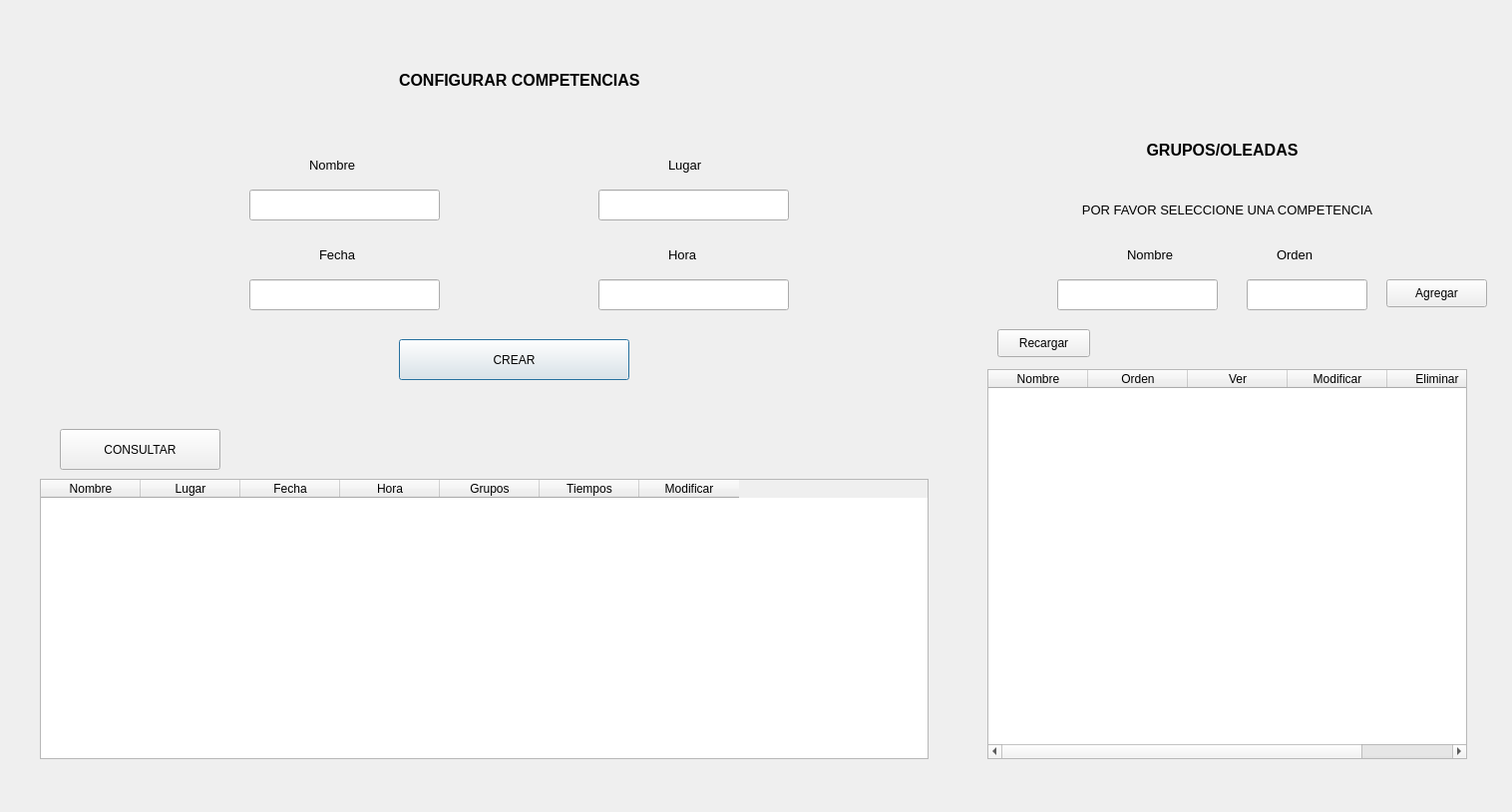
<?xml version="1.0" encoding="UTF-8"?>
<ui version="4.0">
 <class>CompetencesView</class>
 <widget class="QDialog" name="CompetencesView">
  <property name="geometry">
   <rect>
    <x>0</x>
    <y>0</y>
    <width>1516</width>
    <height>814</height>
   </rect>
  </property>
  <property name="windowTitle">
   <string>Dialog</string>
  </property>
  <widget class="QLabel" name="label">
   <property name="geometry">
    <rect>
     <x>400</x>
     <y>60</y>
     <width>311</width>
     <height>41</height>
    </rect>
   </property>
   <property name="font">
    <font>
     <family>MS Sans Serif</family>
     <pointsize>12</pointsize>
     <weight>75</weight>
     <bold>true</bold>
    </font>
   </property>
   <property name="text">
    <string>CONFIGURAR COMPETENCIAS</string>
   </property>
  </widget>
  <widget class="QLabel" name="label_2">
   <property name="geometry">
    <rect>
     <x>310</x>
     <y>150</y>
     <width>81</width>
     <height>31</height>
    </rect>
   </property>
   <property name="font">
    <font>
     <pointsize>10</pointsize>
    </font>
   </property>
   <property name="text">
    <string>Nombre</string>
   </property>
  </widget>
  <widget class="QLabel" name="label_3">
   <property name="geometry">
    <rect>
     <x>670</x>
     <y>150</y>
     <width>81</width>
     <height>31</height>
    </rect>
   </property>
   <property name="font">
    <font>
     <pointsize>10</pointsize>
    </font>
   </property>
   <property name="text">
    <string>Lugar</string>
   </property>
  </widget>
  <widget class="QLineEdit" name="ed_name">
   <property name="geometry">
    <rect>
     <x>250</x>
     <y>190</y>
     <width>191</width>
     <height>31</height>
    </rect>
   </property>
  </widget>
  <widget class="QLineEdit" name="ed_place">
   <property name="geometry">
    <rect>
     <x>600</x>
     <y>190</y>
     <width>191</width>
     <height>31</height>
    </rect>
   </property>
  </widget>
  <widget class="QLabel" name="lb_name_error">
   <property name="geometry">
    <rect>
     <x>250</x>
     <y>220</y>
     <width>191</width>
     <height>20</height>
    </rect>
   </property>
   <property name="styleSheet">
    <string notr="true">color:rgb(255, 0, 0)</string>
   </property>
   <property name="text">
    <string/>
   </property>
   <property name="alignment">
    <set>Qt::AlignCenter</set>
   </property>
  </widget>
  <widget class="QLabel" name="lb_place_error">
   <property name="geometry">
    <rect>
     <x>600</x>
     <y>220</y>
     <width>191</width>
     <height>20</height>
    </rect>
   </property>
   <property name="styleSheet">
    <string notr="true">color:rgb(255, 0, 0)</string>
   </property>
   <property name="text">
    <string/>
   </property>
   <property name="alignment">
    <set>Qt::AlignCenter</set>
   </property>
  </widget>
  <widget class="QLineEdit" name="ed_date">
   <property name="geometry">
    <rect>
     <x>250</x>
     <y>280</y>
     <width>191</width>
     <height>31</height>
    </rect>
   </property>
  </widget>
  <widget class="QLabel" name="lb_date_error">
   <property name="geometry">
    <rect>
     <x>180</x>
     <y>310</y>
     <width>351</width>
     <height>20</height>
    </rect>
   </property>
   <property name="styleSheet">
    <string notr="true">color:rgb(255, 0, 0)</string>
   </property>
   <property name="text">
    <string/>
   </property>
   <property name="alignment">
    <set>Qt::AlignCenter</set>
   </property>
  </widget>
  <widget class="QLabel" name="label_4">
   <property name="geometry">
    <rect>
     <x>320</x>
     <y>240</y>
     <width>81</width>
     <height>31</height>
    </rect>
   </property>
   <property name="font">
    <font>
     <pointsize>10</pointsize>
    </font>
   </property>
   <property name="text">
    <string>Fecha</string>
   </property>
  </widget>
  <widget class="QLabel" name="label_5">
   <property name="geometry">
    <rect>
     <x>670</x>
     <y>240</y>
     <width>81</width>
     <height>31</height>
    </rect>
   </property>
   <property name="font">
    <font>
     <pointsize>10</pointsize>
    </font>
   </property>
   <property name="text">
    <string>Hora</string>
   </property>
  </widget>
  <widget class="QLineEdit" name="ed_time">
   <property name="geometry">
    <rect>
     <x>600</x>
     <y>280</y>
     <width>191</width>
     <height>31</height>
    </rect>
   </property>
  </widget>
  <widget class="QLabel" name="lb_time_error">
   <property name="geometry">
    <rect>
     <x>600</x>
     <y>310</y>
     <width>191</width>
     <height>20</height>
    </rect>
   </property>
   <property name="styleSheet">
    <string notr="true">color:rgb(255, 0, 0)</string>
   </property>
   <property name="text">
    <string/>
   </property>
   <property name="alignment">
    <set>Qt::AlignCenter</set>
   </property>
  </widget>
  <widget class="QPushButton" name="btn_create_competition">
   <property name="geometry">
    <rect>
     <x>400</x>
     <y>340</y>
     <width>231</width>
     <height>41</height>
    </rect>
   </property>
   <property name="text">
    <string>CREAR</string>
   </property>
  </widget>
  <widget class="QTableWidget" name="competences_table">
   <property name="geometry">
    <rect>
     <x>40</x>
     <y>480</y>
     <width>891</width>
     <height>281</height>
    </rect>
   </property>
   <column>
    <property name="text">
     <string>Nombre</string>
    </property>
   </column>
   <column>
    <property name="text">
     <string>Lugar</string>
    </property>
   </column>
   <column>
    <property name="text">
     <string>Fecha</string>
    </property>
   </column>
   <column>
    <property name="text">
     <string>Hora</string>
    </property>
   </column>
   <column>
    <property name="text">
     <string>Grupos</string>
    </property>
   </column>
   <column>
    <property name="text">
     <string>Tiempos</string>
    </property>
   </column>
   <column>
    <property name="text">
     <string>Modificar</string>
    </property>
   </column>
  </widget>
  <widget class="QPushButton" name="btn_get_all_competitions">
   <property name="geometry">
    <rect>
     <x>60</x>
     <y>430</y>
     <width>161</width>
     <height>41</height>
    </rect>
   </property>
   <property name="text">
    <string>CONSULTAR</string>
   </property>
  </widget>
  <widget class="QLabel" name="label_7">
   <property name="geometry">
    <rect>
     <x>1070</x>
     <y>130</y>
     <width>311</width>
     <height>41</height>
    </rect>
   </property>
   <property name="font">
    <font>
     <family>MS Sans Serif</family>
     <pointsize>12</pointsize>
     <weight>75</weight>
     <bold>true</bold>
    </font>
   </property>
   <property name="text">
    <string>GRUPOS/OLEADAS</string>
   </property>
   <property name="alignment">
    <set>Qt::AlignCenter</set>
   </property>
  </widget>
  <widget class="QLabel" name="lb_competence_selected">
   <property name="geometry">
    <rect>
     <x>1040</x>
     <y>190</y>
     <width>381</width>
     <height>41</height>
    </rect>
   </property>
   <property name="font">
    <font>
     <pointsize>10</pointsize>
    </font>
   </property>
   <property name="text">
    <string>POR FAVOR SELECCIONE UNA COMPETENCIA</string>
   </property>
   <property name="alignment">
    <set>Qt::AlignCenter</set>
   </property>
  </widget>
  <widget class="QLabel" name="label_8">
   <property name="geometry">
    <rect>
     <x>1130</x>
     <y>240</y>
     <width>81</width>
     <height>31</height>
    </rect>
   </property>
   <property name="font">
    <font>
     <pointsize>10</pointsize>
    </font>
   </property>
   <property name="text">
    <string>Nombre</string>
   </property>
  </widget>
  <widget class="QLabel" name="lb_group_name_error">
   <property name="geometry">
    <rect>
     <x>1060</x>
     <y>310</y>
     <width>191</width>
     <height>20</height>
    </rect>
   </property>
   <property name="styleSheet">
    <string notr="true">color:rgb(255, 0, 0)</string>
   </property>
   <property name="text">
    <string/>
   </property>
   <property name="alignment">
    <set>Qt::AlignCenter</set>
   </property>
  </widget>
  <widget class="QLineEdit" name="ed_group_name">
   <property name="geometry">
    <rect>
     <x>1060</x>
     <y>280</y>
     <width>161</width>
     <height>31</height>
    </rect>
   </property>
  </widget>
  <widget class="QLineEdit" name="ed_group_order">
   <property name="geometry">
    <rect>
     <x>1250</x>
     <y>280</y>
     <width>121</width>
     <height>31</height>
    </rect>
   </property>
  </widget>
  <widget class="QLabel" name="lb_group_order_error">
   <property name="geometry">
    <rect>
     <x>1220</x>
     <y>310</y>
     <width>151</width>
     <height>20</height>
    </rect>
   </property>
   <property name="styleSheet">
    <string notr="true">color:rgb(255, 0, 0)</string>
   </property>
   <property name="text">
    <string/>
   </property>
   <property name="alignment">
    <set>Qt::AlignCenter</set>
   </property>
  </widget>
  <widget class="QLabel" name="label_9">
   <property name="geometry">
    <rect>
     <x>1280</x>
     <y>240</y>
     <width>81</width>
     <height>31</height>
    </rect>
   </property>
   <property name="font">
    <font>
     <pointsize>10</pointsize>
    </font>
   </property>
   <property name="text">
    <string>Orden</string>
   </property>
  </widget>
  <widget class="QTableWidget" name="groups_table">
   <property name="geometry">
    <rect>
     <x>990</x>
     <y>370</y>
     <width>481</width>
     <height>391</height>
    </rect>
   </property>
   <column>
    <property name="text">
     <string>Nombre</string>
    </property>
   </column>
   <column>
    <property name="text">
     <string>Orden</string>
    </property>
   </column>
   <column>
    <property name="text">
     <string>Ver</string>
    </property>
   </column>
   <column>
    <property name="text">
     <string>Modificar</string>
    </property>
   </column>
   <column>
    <property name="text">
     <string>Eliminar</string>
    </property>
   </column>
  </widget>
  <widget class="QPushButton" name="btn_create_group">
   <property name="geometry">
    <rect>
     <x>1390</x>
     <y>280</y>
     <width>101</width>
     <height>28</height>
    </rect>
   </property>
   <property name="text">
    <string>Agregar</string>
   </property>
  </widget>
  <widget class="QPushButton" name="btn_see_all_groups">
   <property name="geometry">
    <rect>
     <x>1000</x>
     <y>330</y>
     <width>93</width>
     <height>28</height>
    </rect>
   </property>
   <property name="text">
    <string>Recargar</string>
   </property>
  </widget>
  <widget class="QLabel" name="lb_error_delete">
   <property name="geometry">
    <rect>
     <x>40</x>
     <y>760</y>
     <width>891</width>
     <height>20</height>
    </rect>
   </property>
   <property name="styleSheet">
    <string notr="true">color:red;</string>
   </property>
   <property name="text">
    <string/>
   </property>
  </widget>
 </widget>
 <resources/>
 <connections/>
</ui>
